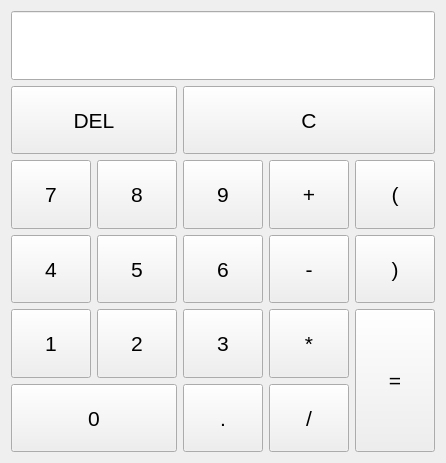
<?xml version="1.0" encoding="UTF-8"?>
<ui version="4.0">
 <class>Calculator</class>
 <widget class="QWidget" name="Calculator">
  <property name="geometry">
   <rect>
    <x>0</x>
    <y>0</y>
    <width>442</width>
    <height>463</height>
   </rect>
  </property>
  <property name="sizePolicy">
   <sizepolicy hsizetype="Fixed" vsizetype="Expanding">
    <horstretch>0</horstretch>
    <verstretch>0</verstretch>
   </sizepolicy>
  </property>
  <property name="windowTitle">
   <string>Calculator</string>
  </property>
  <layout class="QGridLayout" name="gridLayout">
   <item row="0" column="0" colspan="5">
    <widget class="QLineEdit" name="lineEdit">
     <property name="sizePolicy">
      <sizepolicy hsizetype="Expanding" vsizetype="Expanding">
       <horstretch>0</horstretch>
       <verstretch>0</verstretch>
      </sizepolicy>
     </property>
     <property name="font">
      <font>
       <pointsize>16</pointsize>
      </font>
     </property>
     <property name="alignment">
      <set>Qt::AlignRight|Qt::AlignTrailing|Qt::AlignVCenter</set>
     </property>
    </widget>
   </item>
   <item row="1" column="0" colspan="2">
    <widget class="QPushButton" name="btn_delete">
     <property name="sizePolicy">
      <sizepolicy hsizetype="Expanding" vsizetype="Expanding">
       <horstretch>0</horstretch>
       <verstretch>0</verstretch>
      </sizepolicy>
     </property>
     <property name="font">
      <font>
       <pointsize>16</pointsize>
      </font>
     </property>
     <property name="text">
      <string>DEL</string>
     </property>
    </widget>
   </item>
   <item row="1" column="2" colspan="3">
    <widget class="QPushButton" name="btn_CE">
     <property name="sizePolicy">
      <sizepolicy hsizetype="Expanding" vsizetype="Expanding">
       <horstretch>0</horstretch>
       <verstretch>0</verstretch>
      </sizepolicy>
     </property>
     <property name="font">
      <font>
       <pointsize>16</pointsize>
      </font>
     </property>
     <property name="text">
      <string>C</string>
     </property>
    </widget>
   </item>
   <item row="2" column="0">
    <widget class="QPushButton" name="btn_num7">
     <property name="sizePolicy">
      <sizepolicy hsizetype="Expanding" vsizetype="Expanding">
       <horstretch>0</horstretch>
       <verstretch>0</verstretch>
      </sizepolicy>
     </property>
     <property name="font">
      <font>
       <pointsize>16</pointsize>
      </font>
     </property>
     <property name="text">
      <string>7</string>
     </property>
    </widget>
   </item>
   <item row="2" column="1">
    <widget class="QPushButton" name="btn_num8">
     <property name="sizePolicy">
      <sizepolicy hsizetype="Expanding" vsizetype="Expanding">
       <horstretch>0</horstretch>
       <verstretch>0</verstretch>
      </sizepolicy>
     </property>
     <property name="font">
      <font>
       <pointsize>16</pointsize>
      </font>
     </property>
     <property name="text">
      <string>8</string>
     </property>
    </widget>
   </item>
   <item row="2" column="2">
    <widget class="QPushButton" name="btn_num9">
     <property name="sizePolicy">
      <sizepolicy hsizetype="Expanding" vsizetype="Expanding">
       <horstretch>0</horstretch>
       <verstretch>0</verstretch>
      </sizepolicy>
     </property>
     <property name="font">
      <font>
       <pointsize>16</pointsize>
      </font>
     </property>
     <property name="text">
      <string>9</string>
     </property>
    </widget>
   </item>
   <item row="2" column="3">
    <widget class="QPushButton" name="btn_plus">
     <property name="sizePolicy">
      <sizepolicy hsizetype="Expanding" vsizetype="Expanding">
       <horstretch>0</horstretch>
       <verstretch>0</verstretch>
      </sizepolicy>
     </property>
     <property name="font">
      <font>
       <pointsize>16</pointsize>
      </font>
     </property>
     <property name="text">
      <string>+</string>
     </property>
    </widget>
   </item>
   <item row="2" column="4">
    <widget class="QPushButton" name="btn_left_parentheses">
     <property name="sizePolicy">
      <sizepolicy hsizetype="Expanding" vsizetype="Expanding">
       <horstretch>0</horstretch>
       <verstretch>0</verstretch>
      </sizepolicy>
     </property>
     <property name="font">
      <font>
       <pointsize>16</pointsize>
      </font>
     </property>
     <property name="text">
      <string>(</string>
     </property>
    </widget>
   </item>
   <item row="3" column="0">
    <widget class="QPushButton" name="btn_num4">
     <property name="sizePolicy">
      <sizepolicy hsizetype="Expanding" vsizetype="Expanding">
       <horstretch>0</horstretch>
       <verstretch>0</verstretch>
      </sizepolicy>
     </property>
     <property name="font">
      <font>
       <pointsize>16</pointsize>
      </font>
     </property>
     <property name="text">
      <string>4</string>
     </property>
    </widget>
   </item>
   <item row="3" column="1">
    <widget class="QPushButton" name="btn_num5">
     <property name="sizePolicy">
      <sizepolicy hsizetype="Expanding" vsizetype="Expanding">
       <horstretch>0</horstretch>
       <verstretch>0</verstretch>
      </sizepolicy>
     </property>
     <property name="font">
      <font>
       <pointsize>16</pointsize>
      </font>
     </property>
     <property name="text">
      <string>5</string>
     </property>
    </widget>
   </item>
   <item row="3" column="2">
    <widget class="QPushButton" name="btn_num6">
     <property name="sizePolicy">
      <sizepolicy hsizetype="Expanding" vsizetype="Expanding">
       <horstretch>0</horstretch>
       <verstretch>0</verstretch>
      </sizepolicy>
     </property>
     <property name="font">
      <font>
       <pointsize>16</pointsize>
      </font>
     </property>
     <property name="text">
      <string>6</string>
     </property>
    </widget>
   </item>
   <item row="3" column="3">
    <widget class="QPushButton" name="btn_minus">
     <property name="sizePolicy">
      <sizepolicy hsizetype="Expanding" vsizetype="Expanding">
       <horstretch>0</horstretch>
       <verstretch>0</verstretch>
      </sizepolicy>
     </property>
     <property name="font">
      <font>
       <pointsize>16</pointsize>
      </font>
     </property>
     <property name="text">
      <string>-</string>
     </property>
    </widget>
   </item>
   <item row="3" column="4">
    <widget class="QPushButton" name="btn_right_parentheses">
     <property name="sizePolicy">
      <sizepolicy hsizetype="Expanding" vsizetype="Expanding">
       <horstretch>0</horstretch>
       <verstretch>0</verstretch>
      </sizepolicy>
     </property>
     <property name="font">
      <font>
       <pointsize>16</pointsize>
      </font>
     </property>
     <property name="text">
      <string>)</string>
     </property>
    </widget>
   </item>
   <item row="4" column="0">
    <widget class="QPushButton" name="btn_num1">
     <property name="sizePolicy">
      <sizepolicy hsizetype="Expanding" vsizetype="Expanding">
       <horstretch>0</horstretch>
       <verstretch>0</verstretch>
      </sizepolicy>
     </property>
     <property name="font">
      <font>
       <pointsize>16</pointsize>
      </font>
     </property>
     <property name="text">
      <string>1</string>
     </property>
    </widget>
   </item>
   <item row="4" column="1">
    <widget class="QPushButton" name="btn_num2">
     <property name="sizePolicy">
      <sizepolicy hsizetype="Expanding" vsizetype="Expanding">
       <horstretch>0</horstretch>
       <verstretch>0</verstretch>
      </sizepolicy>
     </property>
     <property name="font">
      <font>
       <pointsize>16</pointsize>
      </font>
     </property>
     <property name="text">
      <string>2</string>
     </property>
    </widget>
   </item>
   <item row="4" column="2">
    <widget class="QPushButton" name="btn_num3">
     <property name="sizePolicy">
      <sizepolicy hsizetype="Expanding" vsizetype="Expanding">
       <horstretch>0</horstretch>
       <verstretch>0</verstretch>
      </sizepolicy>
     </property>
     <property name="font">
      <font>
       <pointsize>16</pointsize>
      </font>
     </property>
     <property name="text">
      <string>3</string>
     </property>
    </widget>
   </item>
   <item row="4" column="3">
    <widget class="QPushButton" name="btn_multiply">
     <property name="sizePolicy">
      <sizepolicy hsizetype="Expanding" vsizetype="Expanding">
       <horstretch>0</horstretch>
       <verstretch>0</verstretch>
      </sizepolicy>
     </property>
     <property name="font">
      <font>
       <pointsize>16</pointsize>
      </font>
     </property>
     <property name="text">
      <string>*</string>
     </property>
    </widget>
   </item>
   <item row="4" column="4" rowspan="2">
    <widget class="QPushButton" name="btn_equal">
     <property name="sizePolicy">
      <sizepolicy hsizetype="Expanding" vsizetype="Expanding">
       <horstretch>0</horstretch>
       <verstretch>0</verstretch>
      </sizepolicy>
     </property>
     <property name="font">
      <font>
       <pointsize>16</pointsize>
      </font>
     </property>
     <property name="text">
      <string>=</string>
     </property>
    </widget>
   </item>
   <item row="5" column="0" colspan="2">
    <widget class="QPushButton" name="btn_num0">
     <property name="sizePolicy">
      <sizepolicy hsizetype="Expanding" vsizetype="Expanding">
       <horstretch>0</horstretch>
       <verstretch>0</verstretch>
      </sizepolicy>
     </property>
     <property name="font">
      <font>
       <pointsize>16</pointsize>
      </font>
     </property>
     <property name="text">
      <string>0</string>
     </property>
    </widget>
   </item>
   <item row="5" column="2">
    <widget class="QPushButton" name="btn_dot">
     <property name="sizePolicy">
      <sizepolicy hsizetype="Expanding" vsizetype="Expanding">
       <horstretch>0</horstretch>
       <verstretch>0</verstretch>
      </sizepolicy>
     </property>
     <property name="font">
      <font>
       <pointsize>16</pointsize>
      </font>
     </property>
     <property name="text">
      <string>.</string>
     </property>
    </widget>
   </item>
   <item row="5" column="3">
    <widget class="QPushButton" name="btn_division">
     <property name="sizePolicy">
      <sizepolicy hsizetype="Expanding" vsizetype="Expanding">
       <horstretch>0</horstretch>
       <verstretch>0</verstretch>
      </sizepolicy>
     </property>
     <property name="font">
      <font>
       <pointsize>16</pointsize>
      </font>
     </property>
     <property name="text">
      <string>/</string>
     </property>
    </widget>
   </item>
  </layout>
 </widget>
 <layoutdefault spacing="6" margin="11"/>
 <resources>
  <include location="Calculator.qrc"/>
 </resources>
 <connections/>
</ui>
